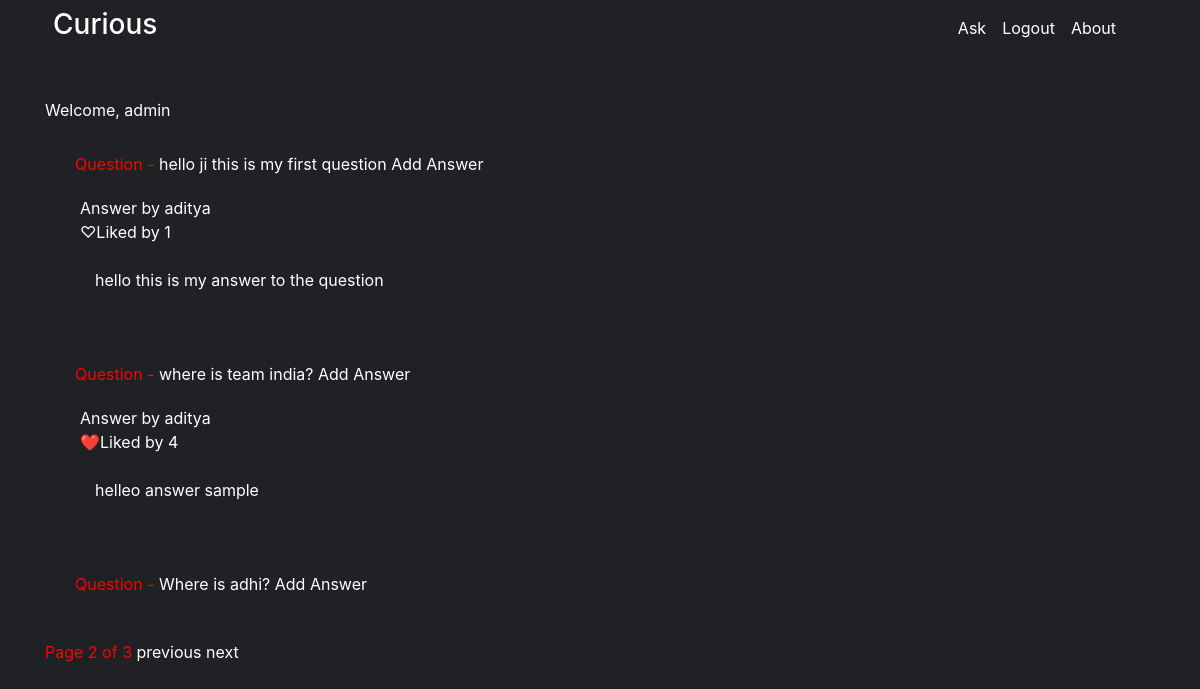
The page /?page=2 (signed in) on the database its author committed.
### core/models.py (models this page shows)
class User(AbstractUser):
    pass

### questans/models.py (models this page shows, shortened)
class Question1(models.Model):
    user = models.ForeignKey(settings.AUTH_USER_MODEL, on_delete=models.CASCADE, null=True, blank=True)
    title = models.TextField()
    group = models.ForeignKey('QuestionGroups', on_delete=models.CASCADE, null=True, blank=True)
    created_on = models.DateTimeField(auto_now=True)
    updated_on = models.DateTimeField(auto_now_add=True)
    slug = models.SlugField()
    objects = models.Manager()

class Answers(models.Model):
    user = models.ForeignKey(settings.AUTH_USER_MODEL, on_delete=models.CASCADE)
    question = models.ForeignKey(Question1, on_delete=models.CASCADE)
    answer_text = models.TextField()
    is_anonymous = models.BooleanField(default=False)
    objects = models.Manager()
    likes = models.ManyToManyField(settings.AUTH_USER_MODEL, related_name="user_likes")
    def count_likes(self):
        return self.likes.count()

### core/views.py (the view)
# urls.py: path('', DashboardView.as_view(), name='dashboard-view'),
class DashboardView(FormView):
    def get(self,request):
        content={}
        if request.user.is_authenticated:
            user=request.user
            user.backend='django.contrib.core.backends.ModelBackend'
            ques_obj=Question1.objects.all()
            ques_obj=reversed(list(ques_obj))
            content['userdetail']=user
            ans=[]
            dic_for_q_ans={}
            for x in ques_obj:
                ans_obj=Answers.objects.filter(question=x)
                ans.append(ans_obj)
                dict_rnd=dict()
                for we in ans_obj:
                    st_like_by_req_user=we.likes.filter(id=user.id).exists()
                    dict_rnd[we]=st_like_by_req_user
                dic_for_q_ans[x]=dict_rnd
            lis_for_p=[]
            for x in dic_for_q_ans.keys():
                lis_for_p.append((x,dic_for_q_ans[x]))
            p=Paginator(lis_for_p,3)
            p_count=p.count
            content['p']=p
            page_number=request.GET.get('page')
            if page_number==None:
                page_number=1
            page_obj=p.page(page_number)
            content['page_obj']=page_obj
            dic_new_for_final={}
            for p in page_obj:
                dic_new_for_final[p[0]]=p[1]
            content['dic_new']=dic_new_for_final
            content['main']=dic_for_q_ans
            content['request']=request
            content['p_count']=p_count
            content['is_paginated']=True
            return render(request,'dashboard.html',content)
        else:
            return redirect(reverse('login-view'))

### templates/dashboard.html (shortened to what this page needs)
{% extends "base.html" %}
{% block content %}
Welcome,
{{userdetail.username}}
<div class="container">
  {% for x,z in dic_new.items %}
  <div class=" inner container red" style="margin-top: 30px; margin-bottom: 20px;">
    Question - <a href="../../core/question/{{x.id}}">{{ x.title }}</a> <a href="../../core/answer/{{x.id}}"> Add
      Answer</a>
    <br>
  </div>
    {% for y,stats in z.items %}
    <div class="container inner " style="margin-left: 20px;">
      <div class="row">Answer by {{ y.user.username }}</div>
    <span id="like{{y.id}}">
    <div class="row" style="text-align: right;">
        <span id="like{{y.id}}light">♡</span>
        <span id="like{{y.id}}dark">❤️</span>
        <span id="like{{y.id}}st" name="{{y.id}}"> Liked by {{ y.count_likes }} </span>
    </div>
    <br>
    <p>{{ y.answer_text }} </p>
    <br>
  </div>
{% endfor %}
{% endfor %}
</div>
<br />
<div class="pagination container" style="margin-bottom: 50px;">
  <span class="step-links ">
    <span class="current red">
      Page {{ page_obj.number }} of {{ page_obj.paginator.num_pages }}
    </span>
    <span class="hv">
    {% if page_obj.has_previous %}
    <a href="?page={{ page_obj.previous_page_number }}">previous</a>
    {% endif %}
    </span>
    {% if page_obj.has_next %}
    <span class="hv">
    <a  href="?page={{ page_obj.next_page_number }}">next</a>
    {% endif %}
    </span>
  </span>
</div>
{% endblock %}

### templates/base.html (style rules this page uses)
body { text-align: justify; background-color: #202124; color: white; }
.red { color: red; }
.container a { color: white; text-decoration: none; }

### rows shown on the page
User: username "admin"
Question1: title "hello ji this is my first question"
Answers: user.username "aditya", count_likes "1", answer_text "hello this is my answer to the question"
Question1: title "where is team india?"
Answers: user.username "aditya", count_likes "4", answer_text "helleo answer sample"
Question1: title "Where is adhi?"

### other values the page prints
{{ page_obj.number }} "2"
{{ page_obj.paginator.num_pages }} "3"
